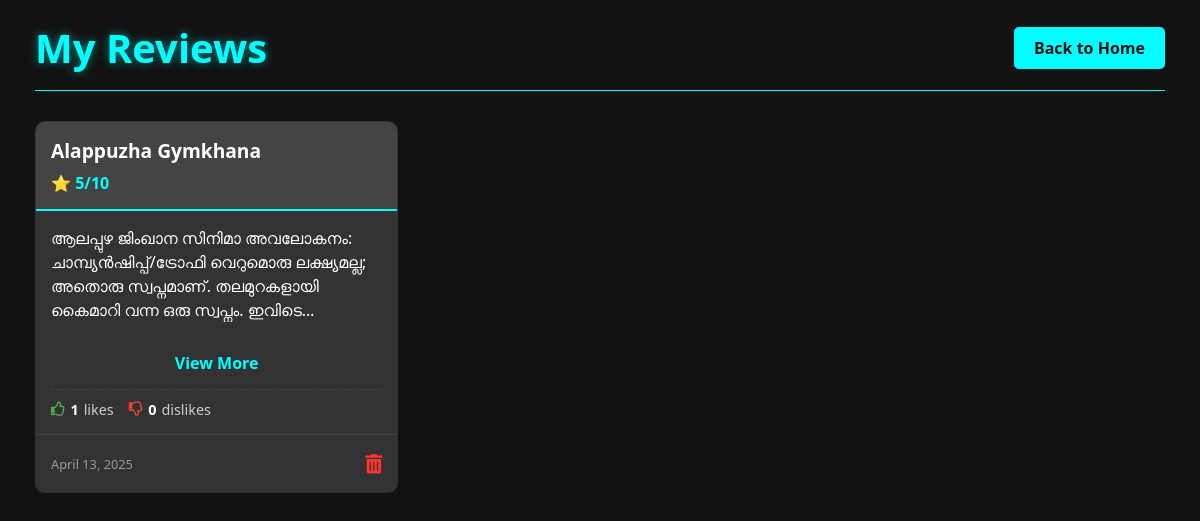
/list_user_reviews/ (signed in), run on the app's committed database.
### cinemaapp/models.py (models this page shows)
class Review(models.Model):
    movie=models.ForeignKey(Movie, on_delete=models.CASCADE)
    user=models.ForeignKey(Register, on_delete=models.CASCADE)
    rating=models.IntegerField()
    comment=models.TextField()
    created_at=models.DateTimeField(auto_now_add=True)

class Movie(models.Model):
    title=models.CharField(max_length=100)
    director=models.CharField(max_length=50)
    release_date=models.DateField()
    duration=models.CharField(max_length=80)
    language=models.CharField(max_length=200)
    genre=models.CharField(max_length=50)
    description=models.TextField()
    trailer_link=models.URLField()
    poster=models.ImageField(upload_to='movie_posters/')

class ReviewLike(models.Model):
    LIKE = 'like'
    DISLIKE = 'dislike'
    REACTION_CHOICES = [
        (LIKE, 'Like'),
        (DISLIKE, 'Dislike'),
    ]
    review = models.ForeignKey(Review, on_delete=models.CASCADE, related_name='reactions')
    user = models.ForeignKey(Register, on_delete=models.CASCADE)
    reaction_type = models.CharField(max_length=10, choices=REACTION_CHOICES)
    created_at = models.DateTimeField(auto_now_add=True)
    class Meta:
        unique_together = ['review', 'user']

### cinemaapp/views.py (the view)
# urls.py: path('list_user_reviews/', views.list_user_reviews, name='list_user_reviews'),
def list_user_reviews(request):
    if 'email' in request.session:
        email = request.session['email']
        user = Register.objects.get(email=email)
        reviews = Review.objects.filter(user=user)
        for review in reviews:
            review.likes_count = review.reactions.filter(reaction_type='like').count()
            review.dislikes_count = review.reactions.filter(reaction_type='dislike').count()
        return render(request, 'list_user_reviews.html', {'review': reviews})
    else:
        return redirect('login')

### cinemaapp/templates/list_user_reviews.html (shortened to what this page needs)
<!DOCTYPE html>
<html lang="en">
<head>
    <link rel="stylesheet" href="https://cdnjs.cloudflare.com/ajax/libs/font-awesome/5.15.4/css/all.min.css">
</head>
<body>
    <div class="container">
        <header>
            <h1>My Reviews</h1>
            <a href="{% url 'home' %}" class="back-btn">Back to Home</a>
        </header>
        <div class="reviews-container">
            {% if review %}
                {% for r in review %}
                <div class="review-card">
                    <div class="review-header">
                        <div class="movie-title">{{ r.movie.title }}</div>
                        <div class="rating">⭐ {{ r.rating }}/10</div>
                    </div>
                    <div class="review-content">
                        <div class="comment-container">
                            <p class="comment" id="comment-{{ r.id }}">{{ r.comment }}</p>
                        </div>
                        <div class="view-more" id="view-more-{{ r.id }}" onclick="openModal('{{ r.id }}')">View More</div>
                        <div class="reaction-section">
                            <div class="reaction-item">
                                <i class="far fa-thumbs-up likes-icon"></i>
                                <span class="reaction-count">{{ r.reactions.filter|dictsort:"reaction_type"|slice:":1"|length }}</span> likes
                            </div>
                            <div class="reaction-item">
                                <i class="far fa-thumbs-down dislikes-icon"></i>
                                <span class="reaction-count">{{ r.reactions.filter|dictsort:"reaction_type"|slice:"1:"|length }}</span> dislikes
                            </div>
                        </div>
                    </div>
                    <div class="review-footer">
                        <span class="date">{{ r.created_at|date:"F d, Y" }}</span>
                        <div class="action-buttons">
                            <a href="{% url 'delete_my_review' r.id %}" class="icon-btn delete-btn" title="Delete">
                                <i class="fas fa-trash-alt"></i>
                            </a>
                        </div>
                    </div>
                </div>
                {% endfor %}
            {% else %}
                <div class="no-reviews">
                    <h2>No reviews yet</h2>
                    <p>You haven't written any reviews yet. Start reviewing movies to see them here!</p>
                </div>
            {% endif %}
        </div>
    </div>
</body>
</html>

### cinemaapp/templates/list_user_reviews.html (style rules this page uses)
:root { --black: #121212; --electric-blue: #00FFFF; --dark-blue: #0066CC; --gray: #333333; --light-gray: #444444; }
* { margin: 0; padding: 0; box-sizing: border-box; font-family: 'Segoe UI', Tahoma, Geneva, Verdana, sans-serif; }
body { background-color: var(--black); color: white; min-height: 100vh; padding: 20px; }
.container { max-width: 1200px; margin: 0 auto; padding: 0 15px; }
header { display: flex; justify-content: space-between; align-items: center; margin-bottom: 30px; padding-bottom: 15px; border-bottom: 1px solid var(--electric-blue); }
h1 { color: var(--electric-blue); text-shadow: 0 0 10px rgba(0, 255, 255, 0.5); font-size: clamp(1.5rem, 5vw, 2.5rem); }
.back-btn { background-color: var(--electric-blue); color: var(--black); border: none; padding: 10px 20px; border-radius: 5px; font-weight: bold; cursor: pointer; transition: all 0.3s ease; text-decoration: none; display: inline-block; white-space: nowrap; font-size: clamp(0.875rem, 2vw, 1rem); }
.reviews-container { display: grid; grid-template-columns: repeat(auto-fill, minmax(280px, 1fr)); gap: 20px; }
.review-card { background-color: var(--gray); border-radius: 10px; overflow: hidden; transition: transform 0.3s ease; border: 1px solid transparent; height: auto; min-height: 320px; display: flex; flex-direction: column; }
.review-header { background-color: var(--light-gray); padding: 15px; border-bottom: 2px solid var(--electric-blue); }
.movie-title { font-size: 1.2rem; font-weight: bold; margin-bottom: 8px; color: white; }
.rating { color: var(--electric-blue); font-weight: bold; }
.review-content { padding: 15px; flex: 1; overflow: hidden; display: flex; flex-direction: column; }
.comment-container { flex: 1; position: relative; }
.comment { margin-bottom: 15px; line-height: 1.5; display: -webkit-box; -webkit-line-clamp: 4; -webkit-box-orient: vertical; overflow: hidden; text-overflow: ellipsis; max-height: 120px; }
.view-more { color: var(--electric-blue); cursor: pointer; font-weight: bold; text-align: center; padding: 5px; margin-top: 10px; transition: all 0.3s ease; display: none; }
.view-more.visible { display: block; }
.review-footer { display: flex; justify-content: space-between; align-items: center; padding: 15px; border-top: 1px solid var(--light-gray); }
.date { font-size: 0.8rem; color: #999; }
.action-buttons { display: flex; gap: 15px; }
.icon-btn { background: none; border: none; cursor: pointer; font-size: 1.2rem; transition: all 0.3s ease; color: white; }
.delete-btn { color: #ff3333; }
.reaction-section { display: flex; gap: 15px; align-items: center; margin-top: 10px; padding-top: 10px; border-top: 1px dashed var(--light-gray); }
.reaction-item { display: flex; align-items: center; gap: 5px; color: #ccc; font-size: 0.9rem; }
.reaction-count { font-weight: bold; color: white; }
.likes-icon { color: #4CAF50; }
.dislikes-icon { color: #F44336; }

### data on the page
Review: movie "Alappuzha Gymkhana", rating "5", comment "ആലപ്പുഴ ജിംഖാന സിനിമാ അവലോകനം: ചാമ്പ്യൻഷിപ്പ്/ട്രോഫി വെറുമൊരു ലക്ഷ്യമല്ല; അതൊരു സ്വപ്നമാണ്. തലമുറകളായി കൈമാറി വന്ന ഒരു സ്വപ്നം.…", reactions.filter|dictsort "1", reactions.filter|dictsort "0", created_at "April 13, 2025"
